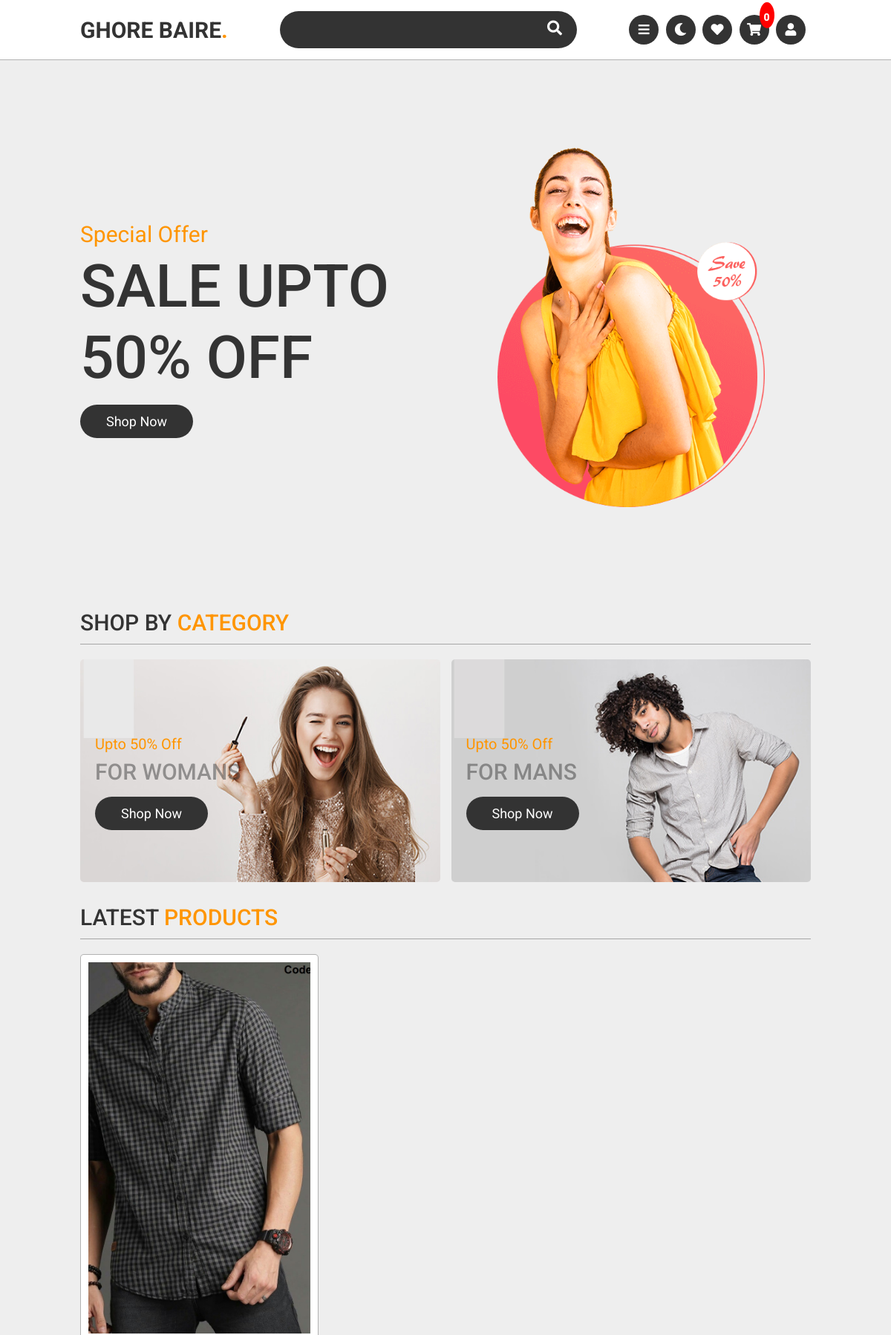
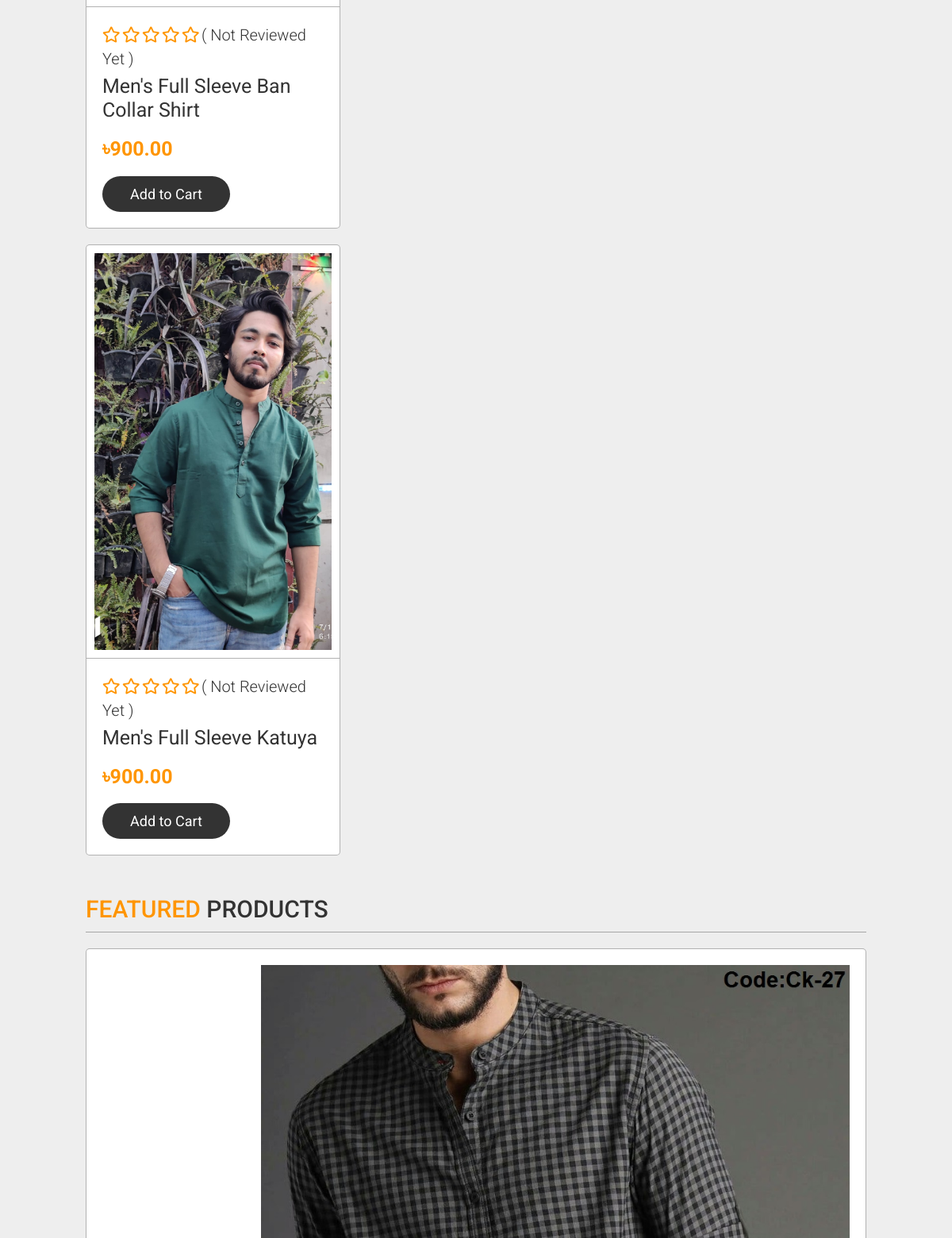
The page / (upper part) on the database its author committed (2 pictures, top to bottom).
### store/models.py (models this page shows, shortened)
class ProductImages(models.Model):
    product =  models.ForeignKey(Product, null=True, on_delete= models.CASCADE)
    img = models.ImageField(default="product-pic.jpg",null = True,blank = True)

class Product(models.Model):
    FOR = (
        ('woman','Woman'),
        ('man', 'Man')
    )
    shopowner = models.ForeignKey(ShopOwner, null=True, on_delete= models.CASCADE)
    name = models.CharField(max_length=200,blank = True, null=True)
    price = models.FloatField(default=0,null=True)
    category = models.ManyToManyField(Category)
    description = models.CharField(max_length=2000, null=True,blank=True)
    date_created = models.DateTimeField(auto_now_add=True, null=True)
    quantity = models.CharField(max_length=100,blank = True, null=True)
    digital = models.BooleanField(default=False, null=True, blank=False)
    color = models.ManyToManyField(Color)
    size = models.ManyToManyField(Size)
    stock = models.IntegerField(default=0, null = True,blank = True)
    discount = models.IntegerField(default=0, null = True,blank = True)
    discount_amount = models.FloatField(default=0, null = True,blank = True)
    rate = models.FloatField(default=0, null = True,blank = True)
    featured = models.BooleanField(default=False,blank=True,null=True)
    c_for = models.CharField(max_length=200,blank=True, null=True,choices=FOR)

### store/views.py (the view)
# urls.py: path('',include('store.urls')),
def store(request):
    if request.user.is_authenticated:
        group = request.user.groups.all()[0].name
        if group == 'shopowner':
            return redirect('store:home')
    total_products = Product.objects.all().count()
    half_products = int(total_products) / 2
    latest_products = Product.objects.all().order_by('-date_created')[:half_products]
    after_latest = Product.objects.all().order_by('-date_created')[half_products:]
    for i in latest_products:
        i.images = ProductImages.objects.filter(product = i)[:1]
        i.total_review = Review.objects.filter(product = i).count()
    for j in after_latest:
        j.images = ProductImages.objects.filter(product = j)[:1]
        j.total_review = Review.objects.filter(product = j).count()
    featured_products1 = Product.objects.filter(featured = 'True').order_by('-date_created')[:1]
    featured_products2 = Product.objects.filter(featured = 'True').order_by('-date_created')[1:2]
    featured_products3 = Product.objects.filter(featured = 'True').order_by('-date_created')[2:3]
    for k in featured_products1:
        k.images = ProductImages.objects.filter(product = k)
        k.big_image = ProductImages.objects.filter(product = k)[:1]
        k.total_review = Review.objects.filter(product = k).count()
    for k in featured_products2:
        k.images = ProductImages.objects.filter(product = k)
        k.big_image = ProductImages.objects.filter(product = k)[:1]
        k.total_review = Review.objects.filter(product = k).count()
    for k in featured_products3:
        k.images = ProductImages.objects.filter(product = k)
        k.big_image = ProductImages.objects.filter(product = k)[:1]
        k.total_review = Review.objects.filter(product = k).count()
    if request.user.is_authenticated:
        customer = request.user.customer
        order, created = Order.objects.get_or_create(customer=customer, complete=False)
        cartItems = order.get_cart_items
    else:
        cookieData = cookieCart(request)
        cartItems = cookieData['cartItems']
        order = cookieData['order']
    reviews = Review.objects.all().order_by('-created_at')
    total_reviews = reviews.count()
    context = {
        'reviews':reviews,
        'total_reviews':total_reviews,
        'featured_products1':featured_products1,
        'featured_products2':featured_products2,
        'featured_products3':featured_products3,
        'after_latest':after_latest,
        'cartItems':cartItems,
        'latest_products':latest_products,
        'i.images':i.images,
        'i.total_review':i.total_review,
        'j.images':j.images,
        'j.total_review':j.total_review,
        'k.images':k.images,
        'k.big_image':k.big_image,
        'k.total_review':k.total_review,
    }
    return render(request, 'store/store.html',context)

### store/utils.py (called while the page is built, shortened)
def cookieCart(request):
    try:
        cart = json.loads(request.COOKIES['cart'])
    except:
        cart = {}
    items = []
    order = {'get_cart_total':0, 'get_cart_items':0,'shipping':False}
    cartItems = order['get_cart_items']
    cartTotal = order['get_cart_total']
    return {"order":order,"items":items,"cartItems":cartItems,'cartTotal':cartTotal}

### store/templates/store/store.html (shortened to what this page needs)
{% extends 'main.html' %}
{% block main %}
<section class="home" id="home">
    <div class="content">
        <span>special offer</span>
        <h3>sale upto 50% off</h3>
        <a href="/products" class="btn1">shop now</a>
    </div>
    <div class="image">
        <img src="images/home-img.png" alt="">
    </div>
</section>
<section class="category">
    <h1 class="heading"> shop by <span>category</span> </h1>
    <div class="box-container">
        <div class="box">
            <img src="images/cat-1.jpg" alt="">
            <div class="content">
                <span>upto 50% off</span>
                <h3>for womans</h3>
                <a href="/category/woman" class="btn1">shop now</a>
            </div>
        </div>
        <div class="box">
            <img src="images/cat-2.jpg" alt="">
            <div class="content">
                <span>upto 50% off</span>
                <h3>for mans</h3>
                <a href="/category/man" class="btn1">shop now</a>
            </div>
        </div>
    </div>
</section>
<section class="products" id="products">
    <h1 class="heading"> latest <span>products</span> </h1>
<div class="swiper-container product-slider gap">
    <div class="swiper-wrapper">
        {% for i in latest_products %}
        <div class="swiper-slide">
            <div class="slide">
                <div class="image">
                    {% for j in i.images %}
                        <img src="{{ j.img.url }}" alt="">
                    {% endfor %}
                </div>
                <div class="content">
                    <div class="stars">
                        {% if i.rate <= 0 %}
                        <i class="far fa-star"></i>
                        <i class="far fa-star"></i>
                        <i class="far fa-star"></i>
                        <i class="far fa-star"></i>
                        <i class="far fa-star"></i>
                        {% elif i.rate <= 1 %}
                        <i class="fas fa-star"></i>
                        <i class="far fa-star"></i>
                        <i class="far fa-star"></i>
                        <i class="far fa-star"></i>
                        <i class="far fa-star"></i>
                        {% elif i.rate <= 2 %}
                        <i class="fas fa-star"></i>
                        <i class="fas fa-star"></i>
                        <i class="far fa-star"></i>
                        <i class="far fa-star"></i>
                        <i class="far fa-star"></i>
                        {% elif i.rate <= 3 %}
                        <i class="fas fa-star"></i>
                        <i class="fas fa-star"></i>
                        <i class="fas fa-star"></i>
                        <i class="far fa-star"></i>
                        <i class="far fa-star"></i>
                        {% elif i.rate <= 4 %}
                        <i class="fas fa-star"></i>
                        <i class="fas fa-star"></i>
                        <i class="fas fa-star"></i>
                        <i class="fas fa-star"></i>
                        <i class="far fa-star"></i>
                        {% else %}
                        <i class="fas fa-star"></i>
                        <i class="fas fa-star"></i>
                        <i class="fas fa-star"></i>
                        <i class="fas fa-star"></i>
                        <i class="fas fa-star"></i>
                        {% endif %}
                        <span>( {% if i.total_review == 0 %} Not reviewed yet {% else %} {{i.total_review}} reviews {% endif %} )</span>
                    </div>
                    <h3>{{i.name}}</h3>
                    <div class="price">&#2547;{{i.price|floatformat:2}}</div>
                    {% if i.stock <= 0 %}
                    <button class="btn1 btn-outline-danger btn-disabled">Add to Cart</button>
                    {% else %}
                    <button data-product={{i.id}} data-action="add" class="btn1 update-cart">Add to Cart</button>
                    {% endif %}
                </div>
            </div>
        </div>
        {% endfor %}
    </div>
</div>
<div class="swiper-container product-slider gap">
    <div class="swiper-wrapper">
        {% for j in after_latest %}
        <div class="swiper-slide">
            <div class="slide">
                <div class="image">
                    {% for i in j.images %}
                        <img src="{{ i.img.url }}" alt="">
                    {% endfor %}
                </div>
                <div class="content">
                    <div class="stars">
                        {% if j.rate <= 0 %}
                        <i class="far fa-star"></i>
                        <i class="far fa-star"></i>
                        <i class="far fa-star"></i>
                        <i class="far fa-star"></i>
                        <i class="far fa-star"></i>
                        {% elif j.rate <= 1 %}
                        <i class="fas fa-star"></i>
                        <i class="far fa-star"></i>
                        <i class="far fa-star"></i>
                        <i class="far fa-star"></i>
                        <i class="far fa-star"></i>
                        {% elif j.rate <= 2 %}
                        <i class="fas fa-star"></i>
                        <i class="fas fa-star"></i>
                        <i class="far fa-star"></i>
                        <i class="far fa-star"></i>
                        <i class="far fa-star"></i>
                        {% elif j.rate <= 3 %}
                        <i class="fas fa-star"></i>
                        <i class="fas fa-star"></i>
                        <i class="fas fa-star"></i>
                        <i class="far fa-star"></i>
                        <i class="far fa-star"></i>
                        {% elif j.rate <= 4 %}
                        <i class="fas fa-star"></i>
                        <i class="fas fa-star"></i>
                        <i class="fas fa-star"></i>
                        <i class="fas fa-star"></i>
                        <i class="far fa-star"></i>
                        {% else %}
                        <i class="fas fa-star"></i>
                        <i class="fas fa-star"></i>
                        <i class="fas fa-star"></i>
                        <i class="fas fa-star"></i>
                        <i class="fas fa-star"></i>
                        {% endif %}
                        <span>( {% if j.total_review == 0 %} Not reviewed yet {% else %} {{j.total_review}} reviews {% endif %} )</span>
                    </div>
                    <h3>{{j.name}}</h3>
                    <div class="price">&#2547;{{j.price|floatformat:2}}</div>
                    {% if j.stock <= 0 %}
                    <button class="btn1 btn-outline-danger btn-disabled">Add to Cart</button>
                    {% else %}
                    <button data-product={{j.id}} data-action="add" class="btn1 update-cart">Add to Cart</button>
                    {% endif %}
                </div>
            </div>
        </div>
        {% endfor %}
    </div>
</div>
</section>
<section class="featured" id="featured">
    <h1 class="heading"> <span>featured</span> products </h1>
    <div class="box-container">
        {% for k in featured_products1 %}
        <div class="box">
            <div class="image-container">
                <div class="big-image">
                    {% for i in k.big_image %}
                    <img src="{{ i.img.url }}" class="big-image-1" alt="">
                    {% endfor %}
                </div>
            </div>
        </div>
        {% endfor %}
    </div>
</section>
{% endblock %}

### static/css/style.css (style rules this page uses)
:root { --orange:#ff9500; --white-color:#fff; --black-color:#333; --light-color:rgba(0,0,0,.3); }
* { font-family: 'Roboto', sans-serif; margin:0; padding:0; box-sizing: border-box; outline: none; border:none; text-decoration: none; text-transform: capitalize; transition:.2s linear; }
html { font-size: 62.5%; overflow-x: hidden; scroll-padding-top: 7.5rem; scroll-behavior: smooth; }
body { background:#eee; }
section { padding:1rem 9%; }
.heading { padding:1rem 0; margin-bottom: 2rem; border-bottom: .1rem solid var(--light-color); font-size: 3rem; color:var(--black-color); text-transform: uppercase; }
.heading span { color:var(--orange); text-transform: uppercase; }
.btn1 { display: inline-block; margin-top: 1rem; border-radius: 5rem; background: var(--black-color); color:var(--white-color); font-size: 1.8rem; padding:.9rem 3.5rem; cursor: pointer; }
.home { min-height: 90vh; display: flex; align-items: center; flex-wrap: wrap-reverse; gap:1.5rem; }
.home .content { flex:1 1 40rem; }
.home .image { flex:1 1 40rem; text-align: center; }
.home .image img { width:30vw; }
.home .content span { color:var(--orange); font-size: 3rem; }
.home .content h3 { color:var(--black-color); font-size: 8rem; text-transform: uppercase; }
.category .box-container { display: flex; flex-wrap: wrap; gap:1.5rem; }
.category .box-container .box { height: 30rem; flex:1 1 40rem; border-radius: .5rem; position: relative; overflow:hidden; }
.category .box-container .box img { height: 100%; width: 100%; object-fit: cover; }
.category .box-container .content { position: absolute; bottom: 7rem; left:2rem; }
.category .box-container .content span { font-size: 2rem; color:var(--orange); }
.category .box-container .content h3 { font-size: 3rem; color:#3337; text-transform: uppercase; padding-top: .5rem; }
.products .product-slider .slide { overflow: hidden; position: relative; border:.1rem solid var(--light-color); border-radius: .5rem; background: var(--white-color); }
.products .product-slider .slide .image { padding:1rem; }
.products .product-slider .slide .image img { height: 50rem; width: 100%; object-fit: cover; }
.products .product-slider .slide .content { padding:2rem; border-top: .1rem solid var(--light-color); }
.products .product-slider .slide .content .stars i { font-size: 2rem; color:var(--orange); }
.products .product-slider .slide .content .stars span { font-size: 2rem; color:var(--black-color); font-weight: 300; }
.products .product-slider .slide .content h3 { color:var(--black-color); font-weight: normal; font-size: 2.5rem; padding:.5rem 0; }
.products .product-slider .slide .content .price { color:var(--orange); font-weight: bolder; font-size: 2.5rem; padding:.5rem 0; }
.products .gap { margin-bottom: 2rem; overflow: hidden; }
.featured .box-container { display: flex; flex-wrap: wrap; gap:1.5rem; }
.featured .box-container .box { flex:1 1 27rem; background: var(--white-color); border:.1rem solid var(--light-color); border-radius: .5rem; padding:1rem; }
.featured .box-container .box .image-container { display: flex; gap:1.5rem; align-items: center; padding:1rem; }
.featured .box-container .box .image-container .big-image { width:80%; }
.featured .box-container .box .image-container .big-image img { width:100%; }

### store/templates/main.html (style rules this page uses)
.btn1 { display: inline-block; margin-top: 1rem; border-radius: 5rem; background: var(--black-color); color:var(--white-color); font-size: 1.8rem; padding:.9rem 3.5rem; cursor: pointer; }

### rows shown on the page
Product: rate 0 (drawn), shows "Not Reviewed Yet", name "Men's Full Sleeve Ban Collar Shirt", price "900.00"
ProductImages: img (picture)
Product: rate 0 (drawn), shows "Not Reviewed Yet", name "Men's Full Sleeve Katuya", price "900.00"
ProductImages: img (picture)

### other values the page prints
{{ cartItems }} "0"
